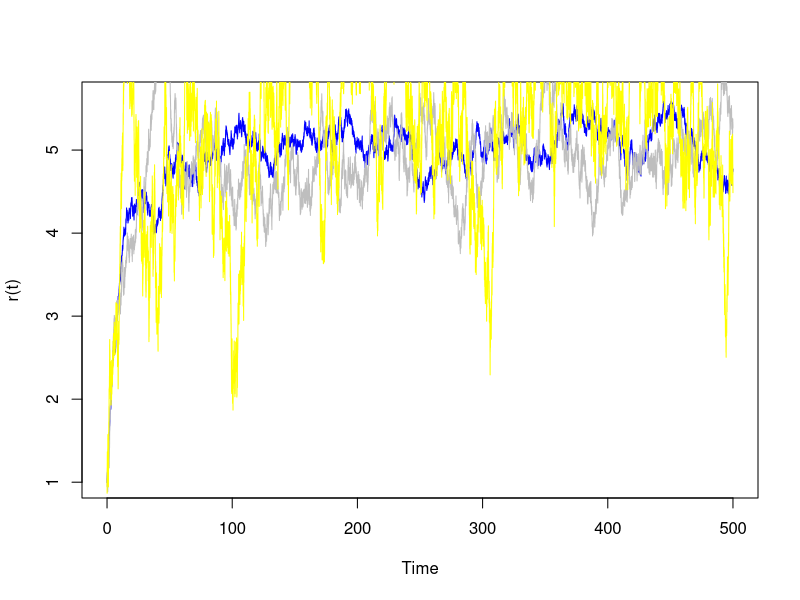
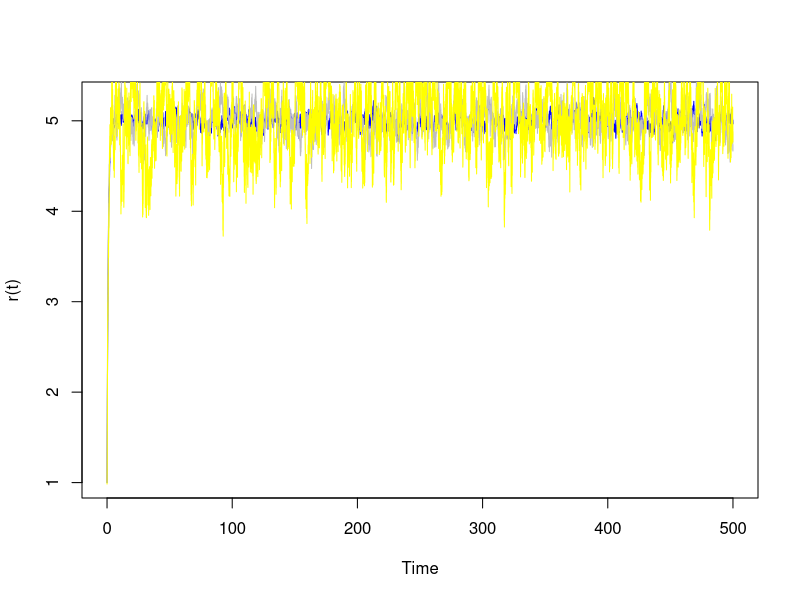
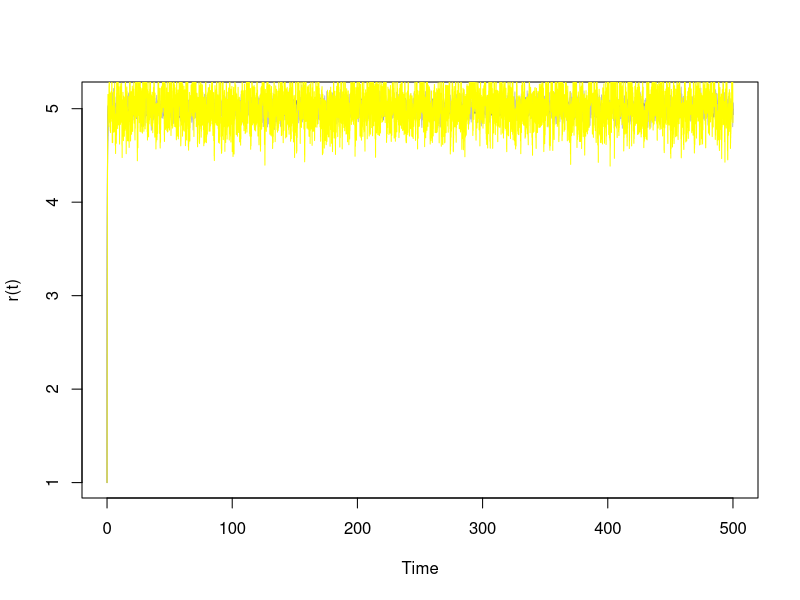
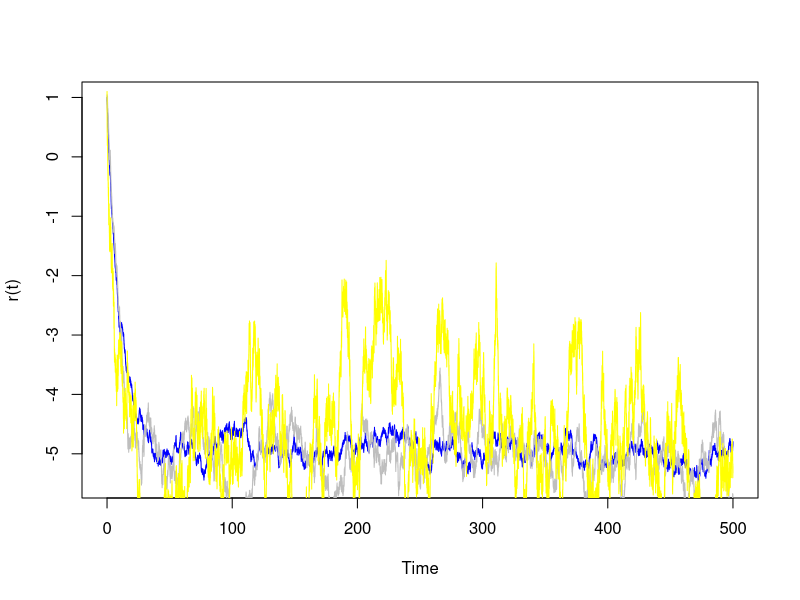
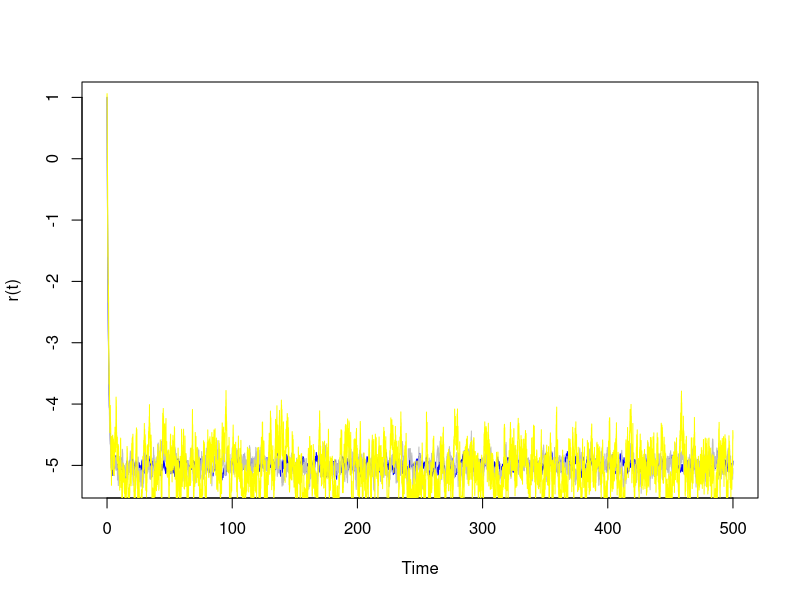
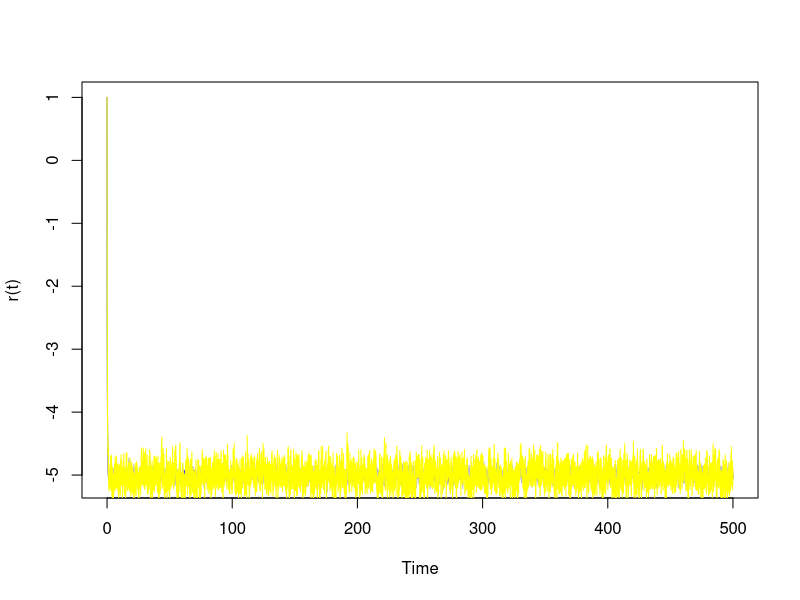
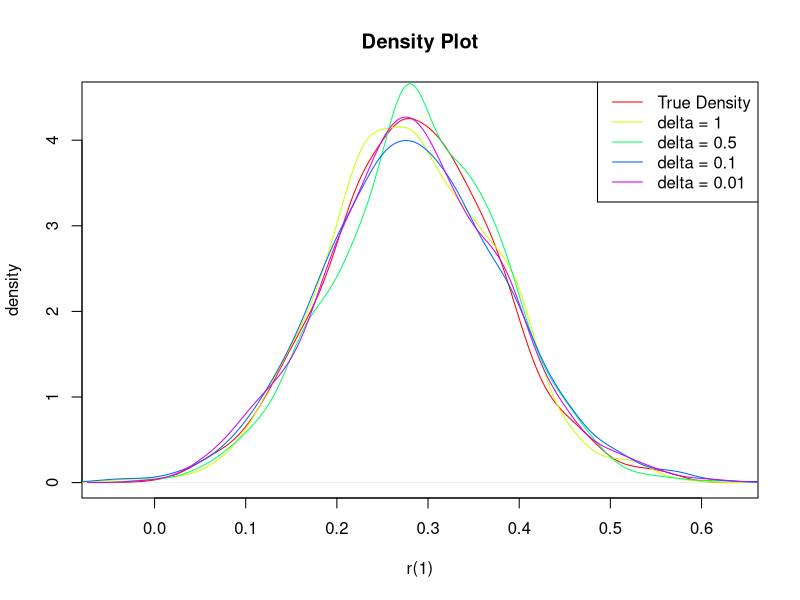

Write the R code that produced these figures, in order.
## ---- chunk 1
ou.ran <- function(alpha, sigma, b, r.init, time, delta){
  r <- r.init
  ou <- rep(NA, time)
  for (i in 1 : (time / delta) ) {
    temp <- exp(- alpha * delta)
    r  <- temp * r + b * (1 - temp) + 
      sigma * sqrt((1 - temp ^ 2)/(2 * alpha)) * rnorm(1)
    ou[i] <- r
  }
  return(c(r.init, ou))
}
## ---- chunk 2
r.init <- 1
time <- 500
delta <- 1 / 500
alpha <- c(0.1, 1, 5)
sigma <- c(0.1, 0.2, 0.5)
b <- c(-5, 5)
t <- seq(0, time, delta)
## ---- chunk 3
rain <- c("blue", "grey", "yellow")
plot(t, ou.ran(alpha[1], sigma[1], 5, 
                    r.init, time, delta), type = "l",
     col = rain[1], ylab = "r(t)", xlab = "Time")
for (i in 2 : 3) {
  lines(t, ou.ran(alpha[1], sigma[i], 5, 
                    r.init, time, delta), type = "l",
     col = rain[i])
}
## ---- chunk 4
rain <- c("blue", "grey", "yellow")
plot(t, ou.ran(alpha[2], sigma[1], 5, 
                    r.init, time, delta), type = "l",
     col = rain[1], ylab = "r(t)", xlab = "Time")
for (i in 2 : 3) {
  lines(t, ou.ran(alpha[2], sigma[i], 5, 
                    r.init, time, delta), type = "l",
     col = rain[i])
}
## ---- chunk 5
rain <- c("blue", "grey", "yellow")
plot(t, ou.ran(alpha[3], sigma[1], 5, 
                    r.init, time, delta), type = "l",
     col = rain[1], ylab = "r(t)", xlab = "Time")
for (i in 2 : 3) {
  lines(t, ou.ran(alpha[3], sigma[i], 5, 
                    r.init, time, delta), type = "l",
     col = rain[i])
}
## ---- chunk 6
rain <- c("blue", "grey", "yellow")
plot(t, ou.ran(alpha[1], sigma[1], -5, 
                    r.init, time, delta), type = "l",
     col = rain[1], ylab = "r(t)", xlab = "Time")
for (i in 2 : 3) {
  lines(t, ou.ran(alpha[1], sigma[i], -5, 
                    r.init, time, delta), type = "l",
     col = rain[i])
}
## ---- chunk 7
rain <- c("blue", "grey", "yellow")
plot(t, ou.ran(alpha[2], sigma[1], -5, 
                    r.init, time, delta), type = "l",
     col = rain[1], ylab = "r(t)", xlab = "Time")
for (i in 2 : 3) {
  lines(t, ou.ran(alpha[2], sigma[i], -5, 
                    r.init, time, delta), type = "l",
     col = rain[i])
}
## ---- chunk 8
rain <- c("blue", "grey", "yellow")
plot(t, ou.ran(alpha[3], sigma[1], -5, 
                    r.init, time, delta), type = "l",
     col = rain[1], ylab = "r(t)", xlab = "Time")
for (i in 2 : 3) {
  lines(t, ou.ran(alpha[3], sigma[i], -5, 
                    r.init, time, delta), type = "l",
     col = rain[i])
}
## ---- chunk 9
em.ran <- function(n, delta, ...){
  return(replicate(n, ou.ran(alpha, sigma, 
                             b, 0, 1, delta))[(1 / delta + 1), ])
}
## ---- chunk 10
alpha <- 0.1; sigma <- 0.1; b <- 3; n <- 1000
delta <- c(1, 0.5, 0.1, 0.01)
dens <- matrix(NA, nrow = 4, ncol = n)
for (i in 1 : 4) {
  dens[i, ] <- em.ran(n, delta[i])
}
mu <- b * (1 - exp(-alpha)) 
var <- sigma ^ 2 * (1 - exp(-2 * alpha)) / (2 * alpha)
t.dens <- rnorm(1000, mu, sqrt(var))
rain <- rainbow(5)
plot(density(t.dens), main = "Density Plot", xlab = "r(1)",
     ylab = "density", ylim = c(0, 4.5), col = rain[1])
for (i in 1 : 4) {
  lines(density(dens[i,]), col = rain[i + 1])
}
legend("topright", legend = c("True Density", "delta = 1", 
                              "delta = 0.5", "delta = 0.1", 
                              "delta = 0.01"), 
       col = rain, lty = rep(1, 5))
